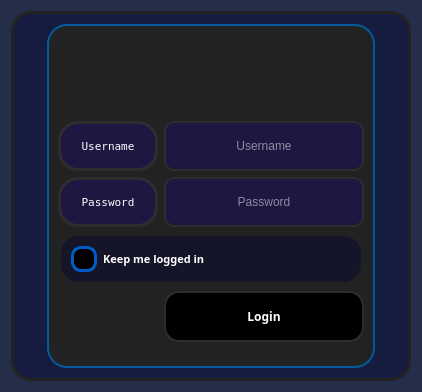
            <widget class="QWidget" name="account_page">
             <property name="styleSheet">
              <string notr="true">background-color: #242E48;</string>
             </property>
             <layout class="QVBoxLayout" name="verticalLayout_7">
              <item alignment="Qt::AlignHCenter|Qt::AlignVCenter">
               <widget class="QFrame" name="login_form_frame">
                <property name="minimumSize">
                 <size>
                  <width>400</width>
                  <height>370</height>
                 </size>
                </property>
                <property name="maximumSize">
                 <size>
                  <width>400</width>
                  <height>350</height>
                 </size>
                </property>
                <property name="styleSheet">
                 <string notr="true">border: 3px solid rgb(34, 34, 34);
border-radius: 20px;
background-color: rgba(0, 0, 50, 100);</string>
                </property>
                <property name="frameShape">
                 <enum>QFrame::StyledPanel</enum>
                </property>
                <property name="frameShadow">
                 <enum>QFrame::Raised</enum>
                </property>
                <layout class="QVBoxLayout" name="verticalLayout_5">
                 <property name="spacing">
                  <number>0</number>
                 </property>
                 <property name="leftMargin">
                  <number>0</number>
                 </property>
                 <property name="topMargin">
                  <number>10</number>
                 </property>
                 <property name="rightMargin">
                  <number>0</number>
                 </property>
                 <property name="bottomMargin">
                  <number>10</number>
                 </property>
                 <item alignment="Qt::AlignHCenter">
                  <widget class="QFrame" name="input_fileds_frame">
                   <property name="enabled">
                    <bool>true</bool>
                   </property>
                   <property name="styleSheet">
                    <string notr="true">QFrame{
	color: rgb(255, 255, 255);
	background-color: rgb(34,34,34);
	border-radius: 20px;
	border: 2px solid rgb(1, 90, 153);
}
QLineEdit{
	border: 2px solid rgb(0,93,159);
	border-radius: 10px;
	padding: 15px;
	background-color: rgb(0,69,116);
	color: rgb(255,255,255);
}
QLineEdit:hover
{
	border: 2px solid rgb(0, 66, 124);
}
QLineEdit:focus
{
	border: 2px solid rgb(206,206,206);
	color: rgb(200,200,200);
}
QLabel
{
	border: 3px solid rgb(45, 45, 45);
	border-radius: 20px;
}
QCheckBox
{
	color: rgb(255,255,255);
	padding: 10px;
}
QCheckBox::indicator
{
	border: 3px solid rgb(0, 93, 199);
	width: 20px;
	height: 20px;
	border-radius: 10px;
	background: rgb(0, 0, 0);
}
QCheckBox::indicator:hover
{
	border: 3px solid rgb(255,255,255);
}
QCheckBox::indicator:checked
{
	background: 1px solid rgb(34, 34, 34);
	background-image: url(:/icons/resources/icons/cil-check.png);
}
</string>
                   </property>
                   <property name="frameShape">
                    <enum>QFrame::StyledPanel</enum>
                   </property>
                   <property name="frameShadow">
                    <enum>QFrame::Raised</enum>
                   </property>
                   <layout class="QFormLayout" name="formLayout_2">
                    <item row="1" column="0">
                     <widget class="QLabel" name="label_2">
                      <property name="minimumSize">
                       <size>
                        <width>100</width>
                        <height>40</height>
                       </size>
                      </property>
                      <property name="font">
                       <font>
                        <family>Terminal</family>
                        <pointsize>8</pointsize>
                        <weight>50</weight>
                        <bold>false</bold>
                       </font>
                      </property>
                      <property name="styleSheet">
                       <string notr="true">background-color: rgb(31,22,66);</string>
                      </property>
                      <property name="text">
                       <string>Username</string>
                      </property>
                      <property name="alignment">
                       <set>Qt::AlignCenter</set>
                      </property>
                     </widget>
                    </item>
                    <item row="1" column="1">
                     <widget class="QLineEdit" name="lineEdit">
                      <property name="minimumSize">
                       <size>
                        <width>200</width>
                        <height>50</height>
                       </size>
                      </property>
                      <property name="maximumSize">
                       <size>
                        <width>200</width>
                        <height>16777215</height>
                       </size>
                      </property>
                      <property name="styleSheet">
                       <string notr="true">QFrame{
	color: rgb(255, 255, 255);
	border:1px solid  rgb(43, 31, 91);
	border-radius: 10px;
}
QLineEdit{
	border: 2px solid rgb(45,45,45);
	border-radius: 10px;
	padding: 15px;
	background-color: rgb(31,22,66);
	color: rgb(255,255,255);
}
QLineEdit:hover
{
	border: 2px solid rgb(0, 66, 124);
}
QLineEdit:focus
{
	border: 2px solid rgb(206,206,206);
	color: rgb(200,200,200);
}
</string>
                      </property>
                      <property name="alignment">
                       <set>Qt::AlignCenter</set>
                      </property>
                      <property name="placeholderText">
                       <string>Username</string>
                      </property>
                     </widget>
                    </item>
                    <item row="2" column="0">
                     <widget class="QLabel" name="label_3">
                      <property name="minimumSize">
                       <size>
                        <width>100</width>
                        <height>40</height>
                       </size>
                      </property>
                      <property name="font">
                       <font>
                        <family>Terminal</family>
                        <pointsize>8</pointsize>
                        <weight>50</weight>
                        <bold>false</bold>
                       </font>
                      </property>
                      <property name="styleSheet">
                       <string notr="true">background-color: rgb(31,22,66);</string>
                      </property>
                      <property name="text">
                       <string>Password</string>
                      </property>
                      <property name="alignment">
                       <set>Qt::AlignCenter</set>
                      </property>
                     </widget>
                    </item>
                    <item row="2" column="1">
                     <widget class="QLineEdit" name="lineEdit_2">
                      <property name="minimumSize">
                       <size>
                        <width>200</width>
                        <height>50</height>
                       </size>
                      </property>
                      <property name="maximumSize">
                       <size>
                        <width>200</width>
                        <height>16777215</height>
                       </size>
                      </property>
                      <property name="styleSheet">
                       <string notr="true">QFrame{
	color: rgb(255, 255, 255);
	border:1px solid  rgb(43, 31, 91);
	border-radius: 10px;
}
QLineEdit{
	border: 2px solid rgb(45,45,45);
	border-radius: 10px;
	padding: 15px;
	background-color: rgb(31,22,66);
	color: rgb(255,255,255);
}
QLineEdit:hover
{
	border: 2px solid rgb(0, 66, 124);
}
QLineEdit:focus
{
	border: 2px solid rgb(206,206,206);
	color: rgb(200,200,200);
}
</string>
                      </property>
                      <property name="text">
                       <string/>
                      </property>
                      <property name="echoMode">
                       <enum>QLineEdit::Password</enum>
                      </property>
                      <property name="alignment">
                       <set>Qt::AlignCenter</set>
                      </property>
                      <property name="placeholderText">
                       <string>Password</string>
                      </property>
                      <property name="cursorMoveStyle">
                       <enum>Qt::LogicalMoveStyle</enum>
                      </property>
                     </widget>
                    </item>
                    <item row="4" column="1">
                     <widget class="QPushButton" name="pushButton_2">
                      <property name="minimumSize">
                       <size>
                        <width>0</width>
                        <height>50</height>
                       </size>
                      </property>
                      <property name="maximumSize">
                       <size>
                        <width>200</width>
                        <height>16777215</height>
                       </size>
                      </property>
                      <property name="font">
                       <font>
                        <family>Yu Gothic UI Semilight</family>
                        <weight>75</weight>
                        <bold>true</bold>
                       </font>
                      </property>
                      <property name="styleSheet">
                       <string notr="true">QFrame{
	color: rgb(255, 255, 255);
	border:1px solid  rgb(43, 31, 91);
	border-radius: 10px;
}
QPushButton{
	border: 2px solid rgb(45,45,45);
	border-radius:15px;
	padding: 15px;
	
	background-color: rgb(0, 0, 0);
	color: rgb(255,255,255);
}
QLineEdit:hover
{
	border: 2px solid rgb(0, 66, 124);
}
QLineEdit:focus
{
	border: 2px solid rgb(206,206,206);
	color: rgb(200,200,200);
}
QPushButton:hover{
	border: 2px solid rgb(0, 66, 124);
}
</string>
                      </property>
                      <property name="text">
                       <string>Login</string>
                      </property>
                     </widget>
                    </item>
                    <item row="0" column="1">
                     <widget class="QFrame" name="profile_icon_frame">
                      <property name="minimumSize">
                       <size>
                        <width>110</width>
                        <height>80</height>
                       </size>
                      </property>
                      <property name="maximumSize">
                       <size>
                        <width>70</width>
                        <height>50</height>
                       </size>
                      </property>
                      <property name="font">
                       <font>
                        <pointsize>57</pointsize>
                        <weight>50</weight>
                        <bold>false</bold>
                       </font>
                      </property>
                      <property name="layoutDirection">
                       <enum>Qt::LeftToRight</enum>
                      </property>
                      <property name="styleSheet">
                       <string notr="true">border-image: url(:/images/resources/images/R-removebg-preview.png);
background-color: rgb(34, 34, 34);
border-radius: 25px;
border: -20px solid rgb(1, 90, 153);</string>
                      </property>
                      <property name="frameShape">
                       <enum>QFrame::StyledPanel</enum>
                      </property>
                      <property name="frameShadow">
                       <enum>QFrame::Raised</enum>
                      </property>
                     </widget>
                    </item>
                    <item row="3" column="0" colspan="2">
                     <widget class="QCheckBox" name="checkBox">
                      <property name="enabled">
                       <bool>true</bool>
                      </property>
                      <property name="font">
                       <font>
                        <family>Arial Rounded MT Bold</family>
                        <pointsize>8</pointsize>
                        <weight>75</weight>
                        <italic>false</italic>
                        <bold>true</bold>
                        <underline>false</underline>
                        <strikeout>false</strikeout>
                       </font>
                      </property>
                      <property name="styleSheet">
                       <string notr="true"/>
                      </property>
                      <property name="text">
                       <string>Keep me logged in</string>
                      </property>
                     </widget>
                    </item>
                   </layout>
                  </widget>
                 </item>
                </layout>
               </widget>
              </item>
             </layout>
            </widget>
